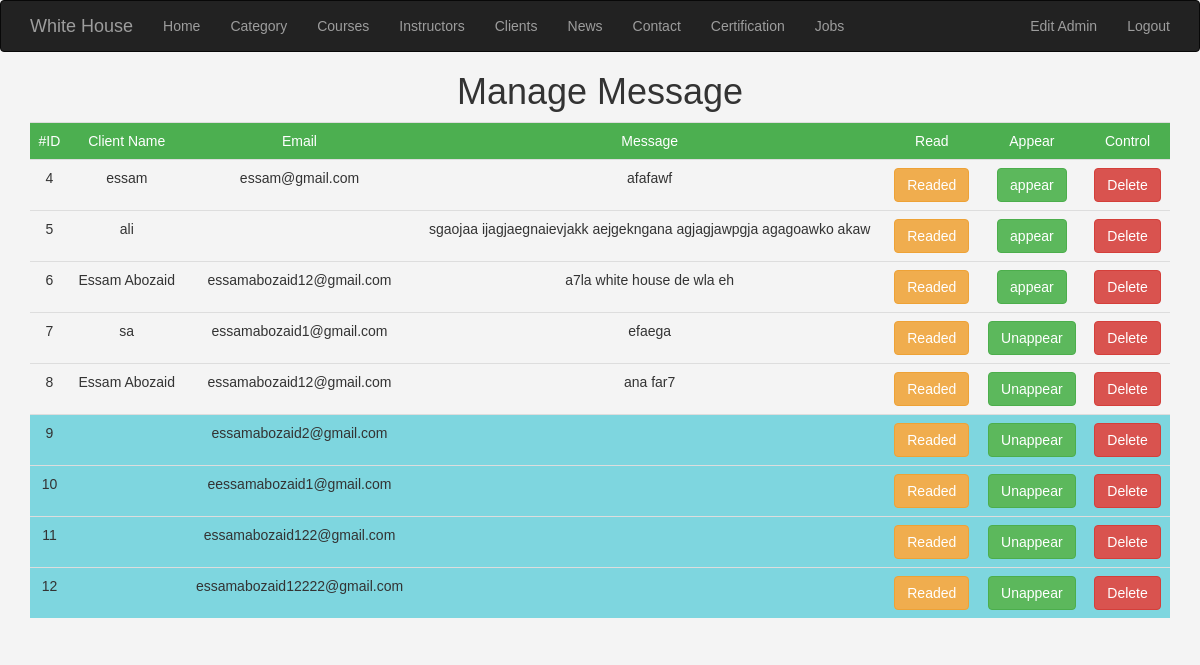
Screenshot of /WHA/admin/contact.php (signed in) with the database file from the repository.
### tables this page shows
CREATE TABLE IF NOT EXISTS `message` (
`ID` int(11) NOT NULL,
  `name` varchar(255) NOT NULL,
  `email` varchar(255) NOT NULL,
  `message` text NOT NULL,
  `read` tinyint(4) NOT NULL DEFAULT '0',
  `appear` tinyint(4) NOT NULL DEFAULT '0'
);

### WHA/admin/contact.php (the view, shortened to what this page needs)
<?php
if(isset($_SESSION['Username'])){
		include 'init.php';
 		include $tpl . 'header.inc';
 		$flag ='';
 		if(isset($_GET['flag'])){
 			$flag=$_GET['flag'];
 		}else{
 			$flag='Manage';
 		}
 		if($flag=='Manage'){
 			$stmt=$con->prepare("SELECT * FROM `message` ");
 			$stmt->execute();
 			$rows=$stmt->fetchAll();
 			?>
 				<h1 class="text-center">Manage Message</h1>
		 		<div class="container">
		 			<div class="table-responsive">
		 				<table class="main-table manage_images table table-border">
		 					<tr class="text-center">
		 						<td>#ID</td>
		 						<td>Client Name</td>
		 						<td>Email</td>
		 						<td>Message</td>
		 						<td>Read</td>
		 						<td>Appear</td>
		 						<td>Control</td>
		 					</tr>
		 					<?php
		 						foreach ($rows as $row) { ?>
		 							<tr class='text-center' <?php if($row['read']==0){echo 'style=background-color:#7ed6df;' ;} ?>>
		 								<?php
		 								echo "<td>" . $row['ID'] . "</td>";
		 								echo "<td>" . $row['name'] . "</td>";
		 								echo "<td>" . $row['email'] . "</td>";
		 								echo "<td>" . $row['message'] . "</td>";
		 								echo "<td><a href='?flag=read&msgID=" . $row["ID"] ."' class='btn btn-warning'>Readed</a></td>";
		 								?>
		 								<td><a href="?flag=appear&msgID=<?php echo $row['ID']; ?>" class='btn btn-success'><?php if($row['appear']==0){echo 'Unappear';}else{echo 'appear';} ?></a></td>
		 								<?php
		 								echo "<td>
		 										<a href='?flag=delete&msgID=" . $row["ID"] ."' class='btn btn-danger'>Delete</a>
		 									 </td>";
		 							echo "</tr>";
		 						}
		 					?>
		 				</table>
		 			</div>
		 		</div>
 			<?php
		}else{
 			header('Location:contact.php?flag=Manage');
 			exit();
 		}
}else{
	header('Location:index.php');
	exit();
}
?>
   <?php include $tpl . 'down.inc' ?>

### WHA/admin/layout/css/custom.css (style rules this page uses)
body { font-family: Arial, Helvetica, sans-serif; background-color: #f4f4f4; }
.main-table tr:first-child td { background-color: #4CAF50; color: #fff; }

### rows the page displays
message: ID "4", name "essam", email "essam@gmail.com", message "afafawf", appear "appear"
message: ID "5", name "ali", message "sgaojaa ijagjaegnaievjakk aejgekngana agjagjawpgja agagoawko akaw", appear "appear"
message: ID "6", name "Essam Abozaid", email "essamabozaid12@gmail.com", message "a7la white house de wla eh", appear "appear"
message: ID "7", name "sa", email "essamabozaid1@gmail.com", message "efaega", appear "Unappear"
message: ID "8", name "Essam Abozaid", email "essamabozaid12@gmail.com", message "ana far7", appear "Unappear"
message: ID "9", email "essamabozaid2@gmail.com", appear "Unappear"
message: ID "10", email "eessamabozaid1@gmail.com", appear "Unappear"
message: ID "11", email "essamabozaid122@gmail.com", appear "Unappear"
message: ID "12", email "essamabozaid12222@gmail.com", appear "Unappear"

### other values shown
lang('HOME') "Home"
lang('CATEGORY') "Category"
lang('PAGE1') "Courses"
lang('PAGE2') "Instructors"
lang('PAGE3') "Clients"
lang('PAGE4') "News"
lang('PAGE5') "Contact"
lang('PAGE7') "Certification"
lang('PAGE8') "Jobs"
lang('PAGE6') "Edit Admin"
lang('LOGOUT') "Logout"
